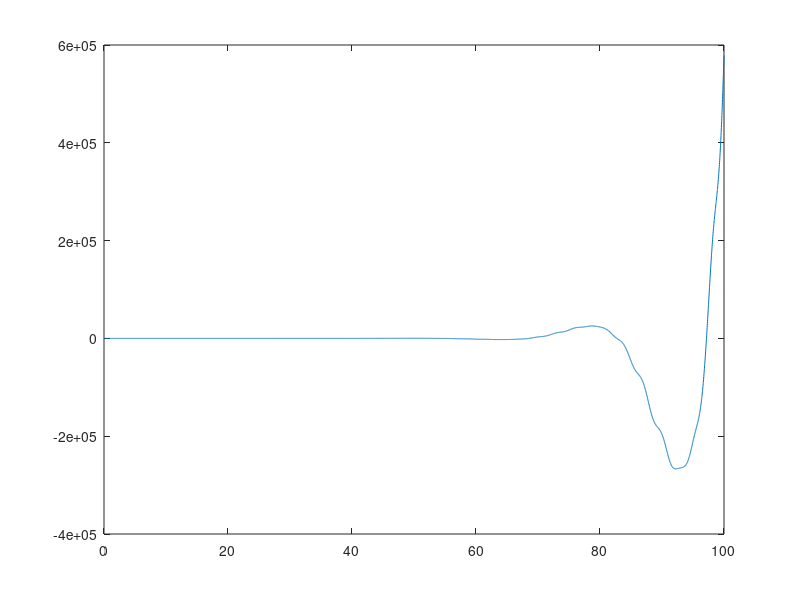

MATLAB code to generate this figure:
clc
clear
close all
tic

n=5; 
D=1; M=10; Tt=0.3; Tg=0.1; R=0.05; bbeta=300; rhoe=1/21; kappae=1.0; Te=0.1; alpha1=0.5; alpha2=0.5;
      
     
Kp11= 0.05 ;    
Ki11=0.1;
Kp21=0.05; 
Ki21=0.1;

A1=[-D/M,   1/M,     0,   1/M, 0;
    0, -1/Tt,  1/Tt,   0,  0;
    -1/(R*Tg),     0, -1/Tg,  0,  0;
    -(rhoe*kappae)/Te,  0,  0, -1/Te, 0;
    bbeta,     0,     0,   0,   0];
A2=[-D/M,   1/M,     0,   1/M, 0;
    0, -1/Tt,  0.5/Tt,   0,  0;
    -1/(R*Tg),     0, -0.5/Tg,  0,  0;
    -(rhoe*kappae)/Te,  0,  0, -1/Te, 0;
    bbeta,     0,     0,   0,   0];
Ad11=[0,   0,     0,   0,  0;
    0,   0,     0,   0,  0;
    -(alpha1*Kp11*bbeta)/Tg,   0,  0,  0, -(alpha1*Ki11)/Tg;
    -(alpha2*kappae*Kp11*bbeta)/Te,   0,  0,  0, -(alpha2*kappae*Ki11)/Te;
    0,   0,     0,   0,  0];
Ad21=[0,   0,     0,   0,  0;
    0,   0,     0,   0,  0;
    -(alpha1*Kp21*bbeta)/Tg,   0,  0,  0, -(alpha1*Ki21)/Tg;
    -(alpha2*kappae*Kp21*bbeta)/Te,   0,  0,  0, -(alpha2*kappae*Ki21)/Te;
    0,   0,     0,   0,  0];

%% 
tau1=@(t)0.5*sin(t)*sin(t)+10;

d=0.02;
t_begin=0;
t_end=100;
ta=-50:d:t_begin; Ta=length(ta);
tb=d:d:t_end;     t=[ta,tb];
T=length(t);

X1=zeros(n,T);

X0=[0.2; 0.1; -0.3; -0.5; 0.1];
%% 负荷扰动下系统状态轨迹图
for i=1:Ta
  
    X1(:,i)=X0;
 
end
for p=Ta:T
    Tau1=fix((tau1((p-Ta)*d))/d);
    X1(:,p+1)=X1(:,p)+ 0.5*(d*A1*X1(:,p)+d*Ad11*X1(:,p-Tau1))+ 0.5*(d*A2*X1(:,p)+d*Ad21*X1(:,p-Tau1));%%系统表达式
   
end
figure;

plot(tb,X1(1,Ta:T-1));hold on;
